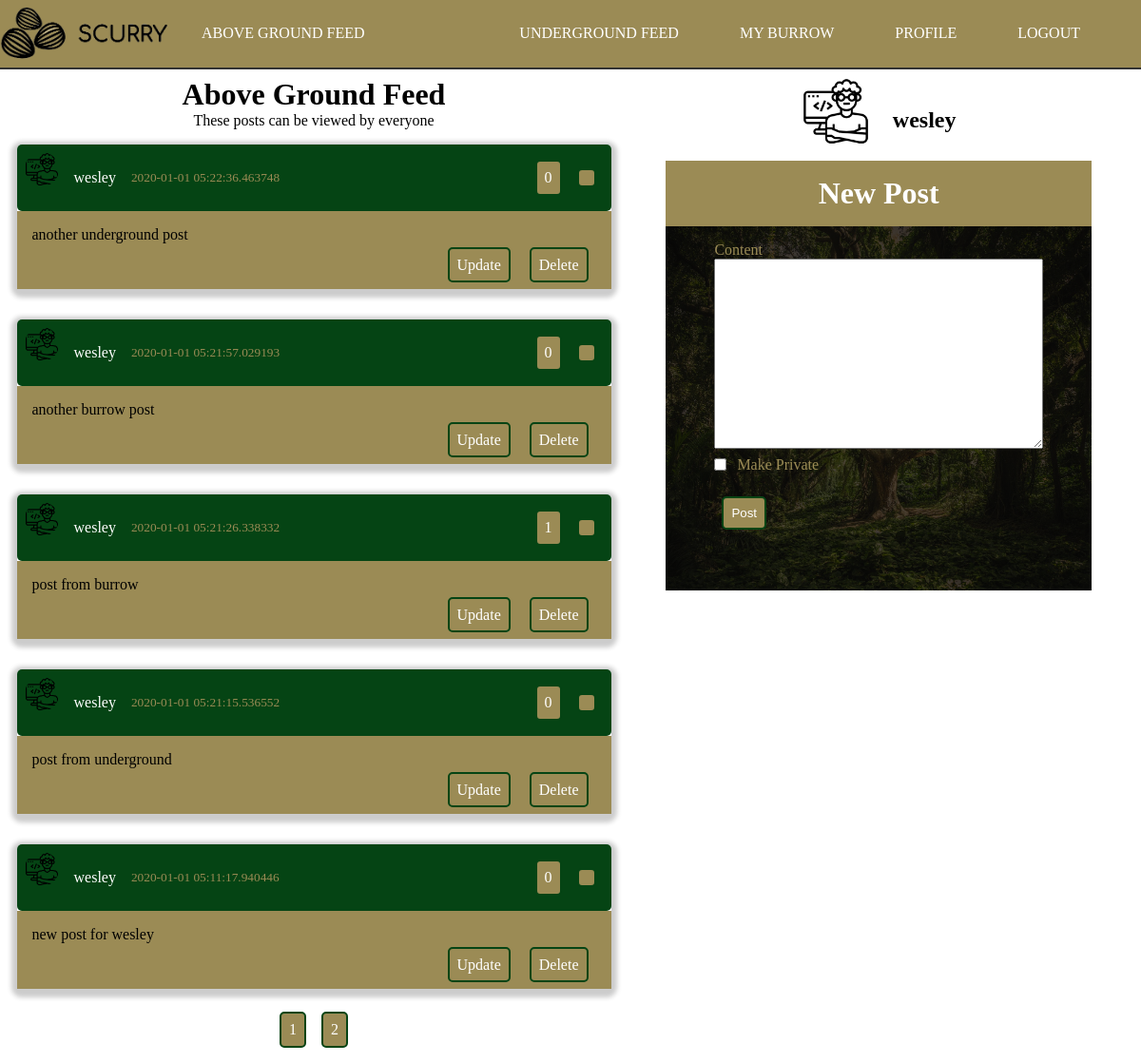
The page /home (signed in) on the database as committed earlier.
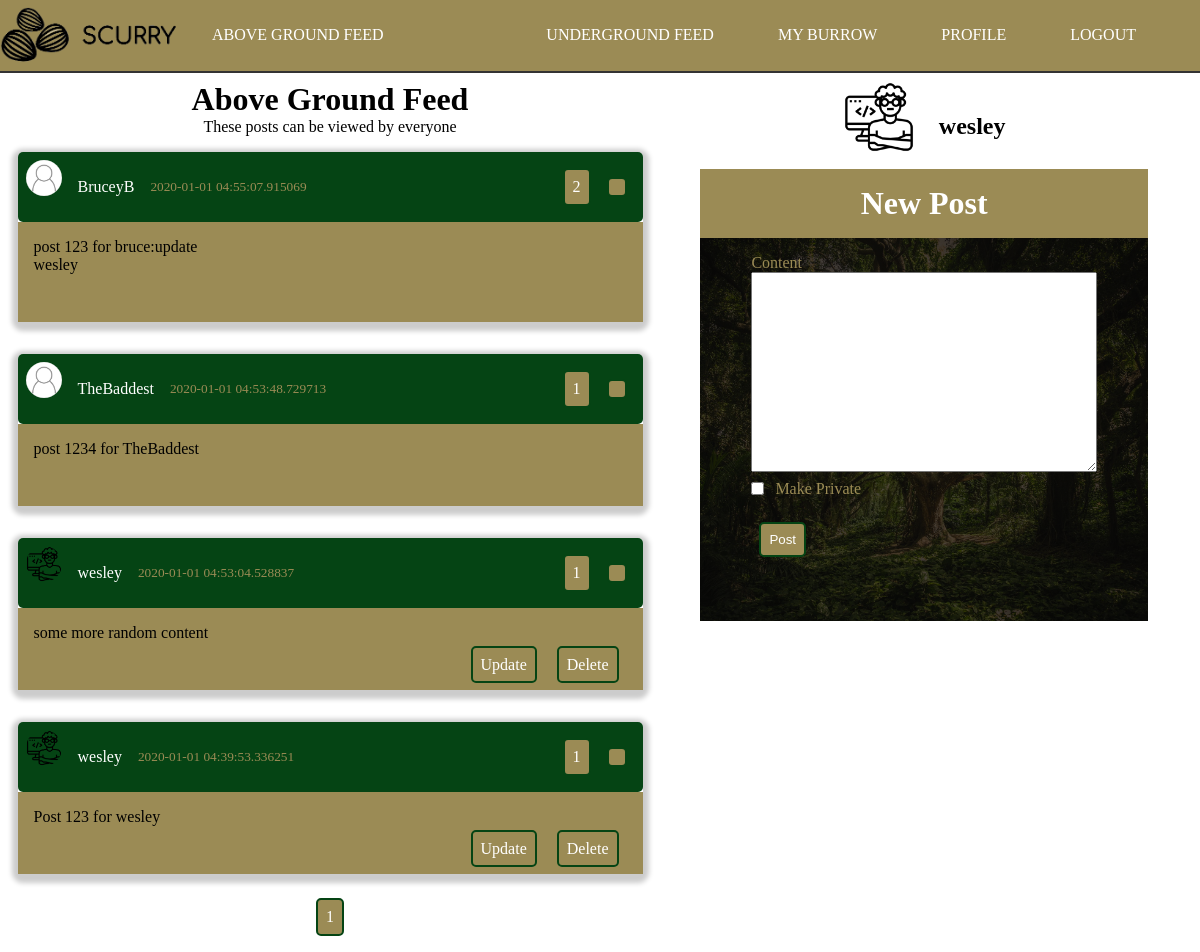
The same page on the database as committed later.
### scurry/models.py (models this page shows, shortened)
class Post(db.Model):
    id = db.Column(db.Integer, primary_key=True)
    content = db.Column(db.Text, nullable=False)
    date_posted = db.Column(db.DateTime, nullable=False, default=datetime.utcnow)
    user_id = db.Column(db.Integer, db.ForeignKey('user.id'), nullable=False)
    private = db.Column(db.Boolean, default=False, nullable=False)
    likes = db.relationship('PostLike', backref='post', lazy='dynamic')
    shares = db.relationship('PostShare', foreign_keys='PostShare.shared_post_id', backref='post', lazy='dynamic')

class User(db.Model, UserMixin):
    id = db.Column(db.Integer, primary_key=True)
    username = db.Column(db.String(20), unique=True, nullable=False)
    email = db.Column(db.String(120), unique=True, nullable=False)
    image_file = db.Column(db.String(20), nullable=False, default='noprofile.jpg')
    password = db.Column(db.String(60), nullable=False)
    posts = db.relationship('Post', backref='author', lazy=True)
    followed = db.relationship(
        'User', secondary=followers,
        primaryjoin=(followers.c.follower_id == id),
        secondaryjoin=(followers.c.followed_id == id),
        backref=db.backref('followers', lazy='dynamic'), lazy='dynamic')
    liked = db.relationship(
        'PostLike',
        foreign_keys='PostLike.user_id',
        backref='user', lazy='dynamic')
    shared = db.relationship(
        'PostShare',
        foreign_keys='PostShare.sharer_id',
        backref='sharer', lazy='dynamic')

class PostShare(db.Model):
    __tablename__='post_share'
    id = db.Column(db.Integer, primary_key=True)
    sharer_id = db.Column(db.Integer, db.ForeignKey('user.id'))
    shared_post_id = db.Column(db.Integer, db.ForeignKey('post.id'))

### scurry/main/routes.py (the view)
@main.route('/')
@main.route('/home', methods=['POST', 'GET'])
def index():
    postForm = PostForm()
    if postForm.validate_on_submit():
        post = Post(private=postForm.private.data, content=postForm.content.data, author=current_user)
        db.session.add(post)
        db.session.commit()
        flash('Post Created!', 'success')
    user = User.query.filter_by(username=current_user.username).first_or_404()
    page = request.args.get('page', 1, type=int)
    posts = Post.query.filter_by(private=False).order_by(Post.date_posted.desc()).paginate(page=page, per_page=5)
    return render_template('home.html', title='Home', posts=posts, user=user, postForm=postForm)

### scurry/posts/forms.py
class PostForm(FlaskForm):
    content = TextAreaField('Content', validators=[DataRequired()])
    private = BooleanField('Make Private')
    submit = SubmitField('Post')

### scurry/models.py (called while the page is built)
@login_manager.user_loader
def load_user(user_id):
    return User.query.get(int(user_id))

### scurry/templates/home.html (shortened to what this page needs)
{% extends "layout.html" %}
{% block content %}
    <div class="container" id="home">
        <h1 class="page-header">Above Ground Feed</h1>
        <p class="page-header subtext">These posts can be viewed by everyone</p>
        <div class="posts-container">
            {%  for post in posts.items %}
                <article class="article-post shadow">
                    <div class="post-head">
                        <img src="{{ url_for('static', filename='images/' + post.author.image_file) }}" alt="user photo" class="article-img">
                        <div class="post-metadata">
                            <a class="post-author" href="{{ url_for('users.user_posts', username=post.author.username) }}">{{ post.author.username }}</a>
                            <small>{{ post.date_posted }}</small>
                            <p class="btn right">
                                {{ post.likes.count() }}
                            </p>
                            <a href="{{ url_for('posts.share_post', post_id=post.id) }}" class="btn">
                            </a>
                        </div>
                    </div>
                    <div class="post-body">
                        <p class="post-content">{{ post.content }}</p>
                        {% for share in post.shares %}
                            {{ share.sharer.username }}
                        {% endfor %}
                        <div class="post-buttons">
                            {% if current_user.username == post.author.username %}
                                <a href="{{ url_for('posts.update_post', post_id=post.id) }}" class="btn">Update</a>
                                <a href="{{ url_for('posts.delete_post', post_id=post.id) }}" class="btn">Delete</a>
                            {% endif %}
                        </div>
                    </div>
                </article>
            {% endfor %}
            <div class="pagination">
                {% for page_num in posts.iter_pages() %}
                    {% if page_num %}
                        <a class="btn btn-info" href="{{ url_for('main.index', page=page_num) }}">{{ page_num }}</a>
                    {% else %}
                        ...
                    {% endif %}
                {% endfor %}
            </div>
        </div>
    </div>
{% endblock content %}

Rows that differ between the two databases and show on the page:
removed Post: image_file (picture), author.username "wesley", date_posted "2020-01-01 05:22:36.463748", likes.count "0", content "another underground post"
removed Post: image_file (picture), author.username "wesley", date_posted "2020-01-01 05:21:57.029193", likes.count "0", content "another burrow post"
removed Post: image_file (picture), author.username "wesley", date_posted "2020-01-01 05:21:26.338332", likes.count "1", content "post from burrow"
removed Post: image_file (picture), author.username "wesley", date_posted "2020-01-01 05:21:15.536552", likes.count "0", content "post from underground"
removed Post: image_file (picture), author.username "wesley", date_posted "2020-01-01 05:11:17.940446", likes.count "0", content "new post for wesley"
now on this page (row unchanged): Post: image_file (picture), author.username "BruceyB", date_posted "2020-01-01 04:55:07.915069", likes.count "2", content "post 123 for bruce:update"
added PostShare: sharer.username "wesley"
now on this page (row unchanged): Post: image_file (picture), author.username "TheBaddest", date_posted "2020-01-01 04:53:48.729713", likes.count "1", content "post 1234 for TheBaddest"
now on this page (row unchanged): Post: image_file (picture), author.username "wesley", date_posted "2020-01-01 04:53:04.528837", likes.count "1", content "some more random content"
now on this page (row unchanged): Post: image_file (picture), author.username "wesley", date_posted "2020-01-01 04:39:53.336251", likes.count "1", content "Post 123 for wesley"
Other text that changed with them:
list line gone: "2"
